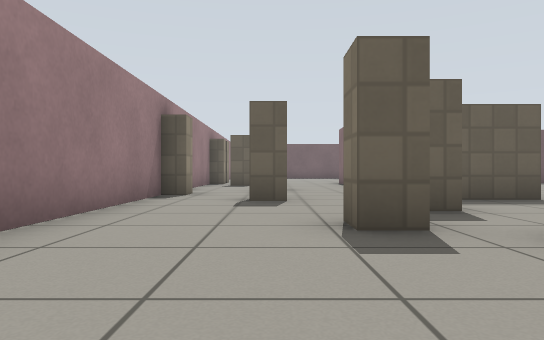
view 1 (above)

24 first-person views from a walk through a robot-simulator world made for Gazebo. The camera is 0.5 m above the floor, looks level and sees 70° across. The floor is counted in squares, 1 m on a side. Each view is taken from the middle of a square. On the plan, view 1 faces up. The plan holds only what a view shows up to about 9 squares ahead; the rest is blank. The place goes on beyond the plan. Simple patterns stand in for the simulator's built-in surfaces. Simple shapes stand in for some stock models.

view 2
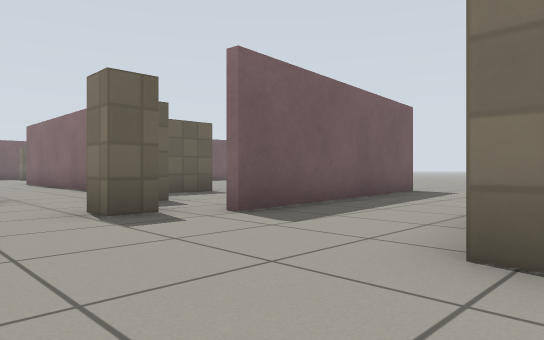

view 3
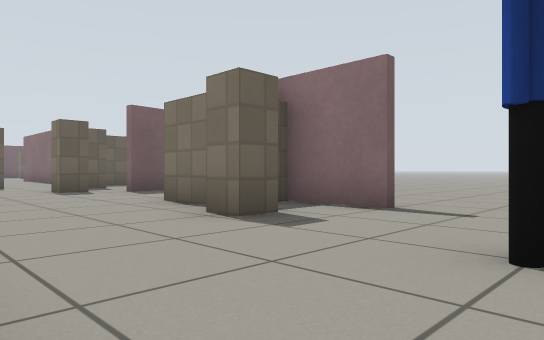

view 4
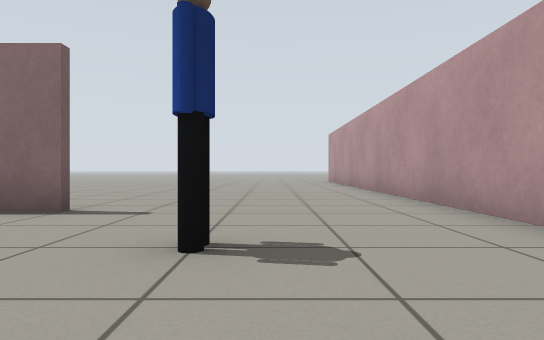

view 5
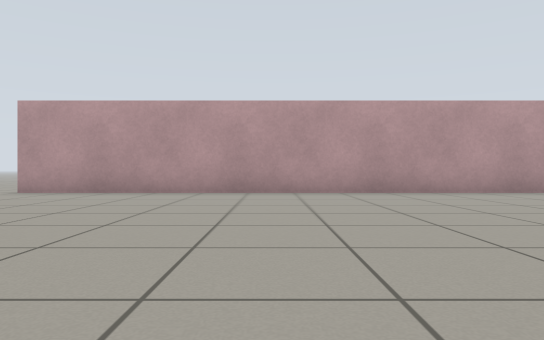

view 6
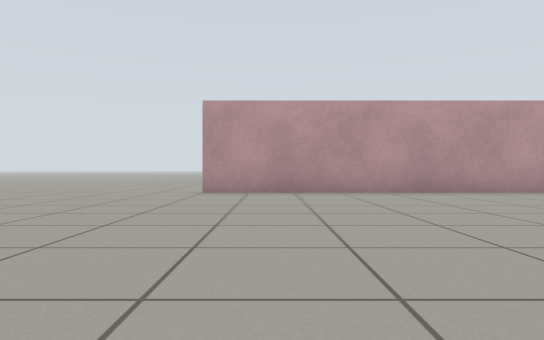

view 7
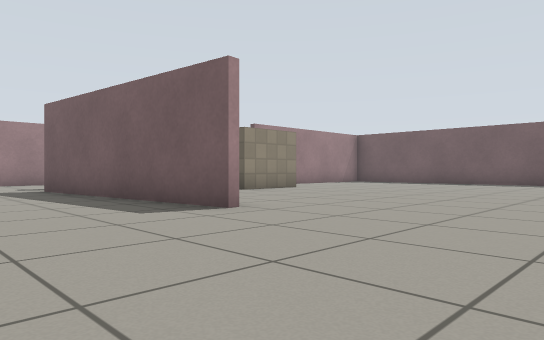

view 8
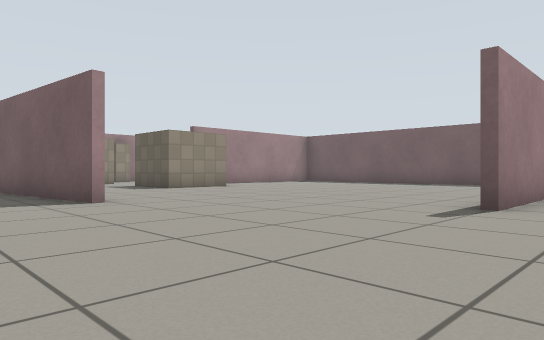

view 9
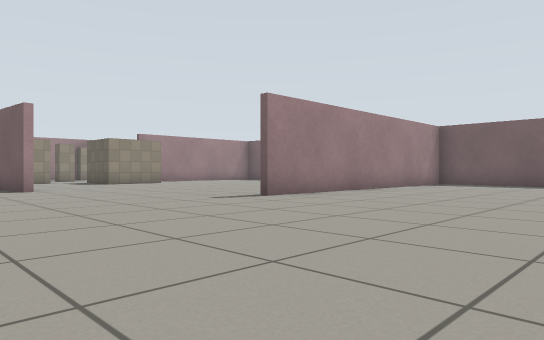

view 10
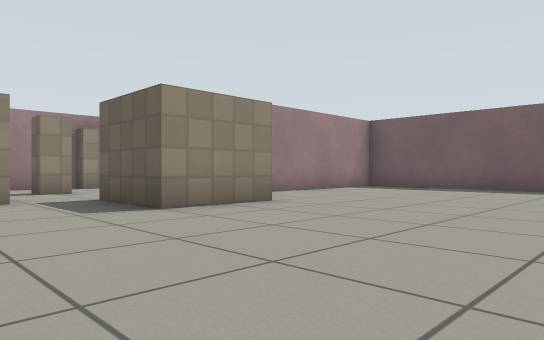

view 11
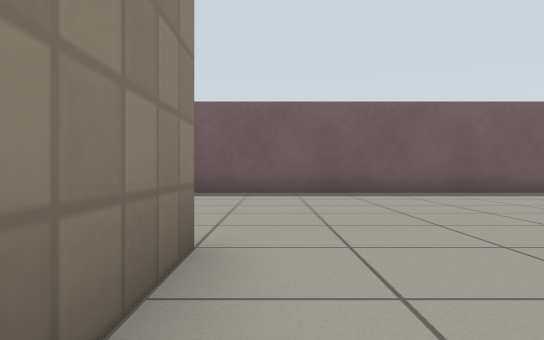

view 12
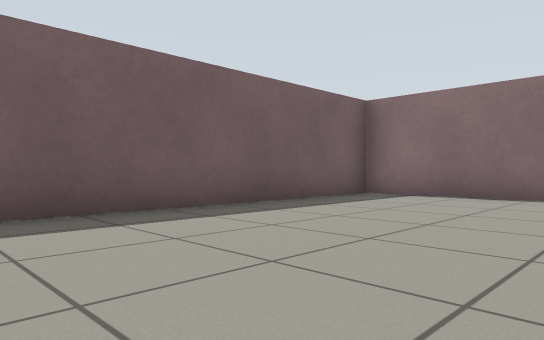

view 13
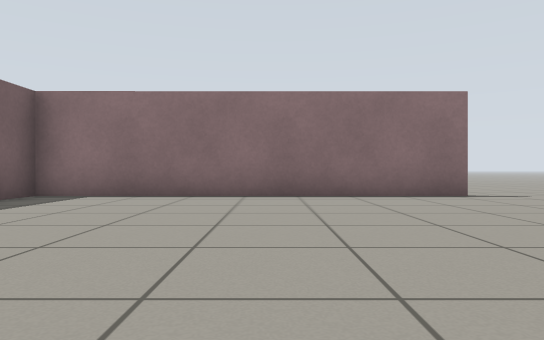

view 14
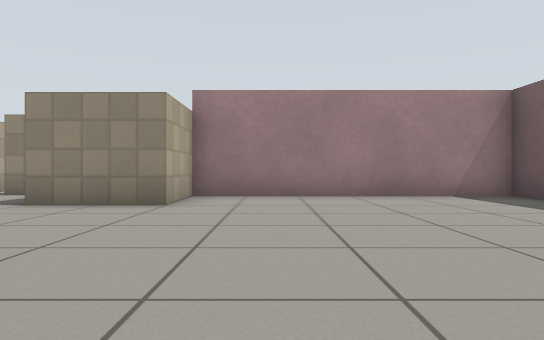

view 15
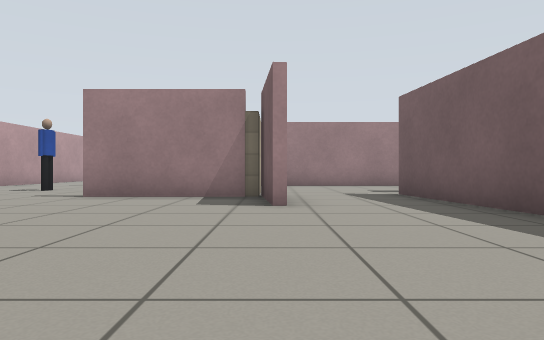

view 16
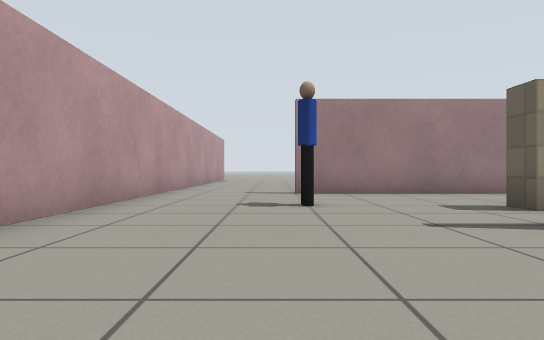

view 17
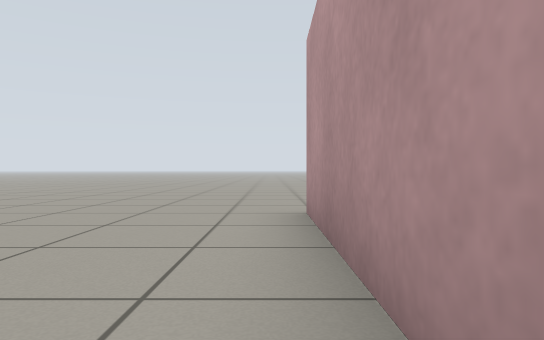

view 18
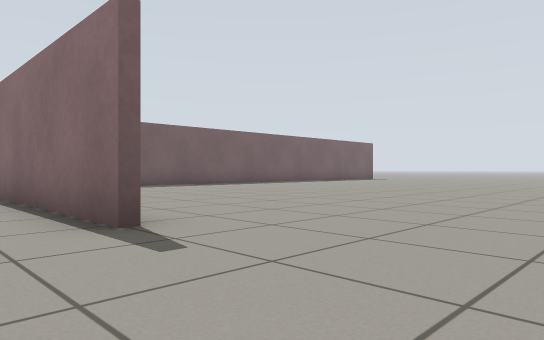

view 19
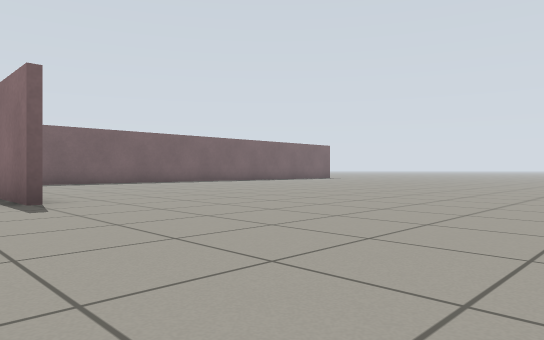

view 20
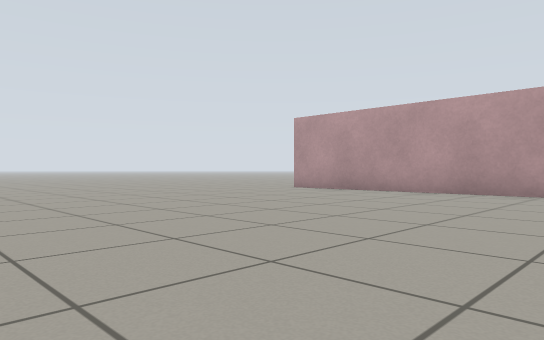

view 21
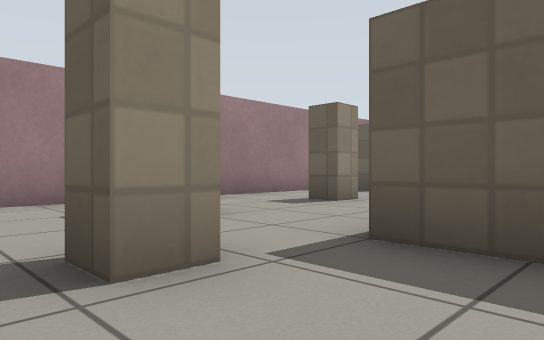

view 22
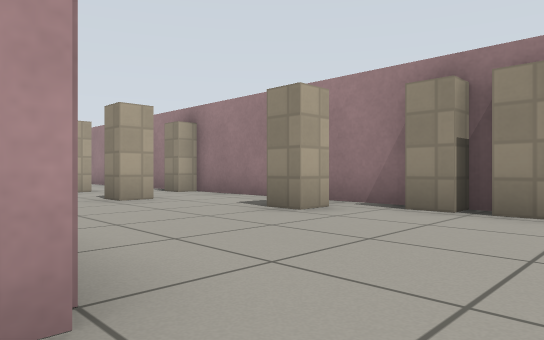

view 23
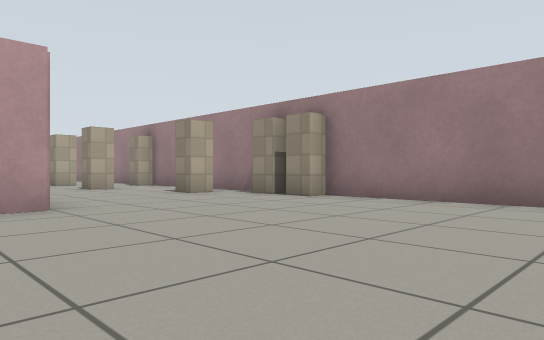

view 24
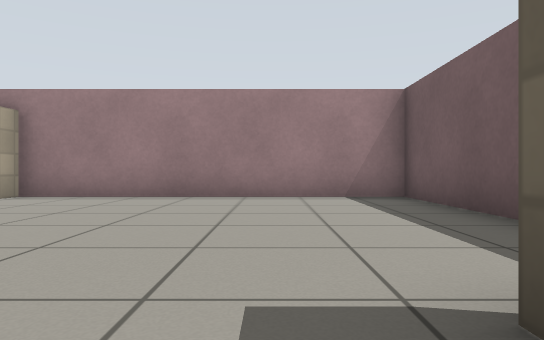

### Floor plan
Points are (right, up) in squares from view 1. A wall is a line through its corners. A room is listed if a view was taken in it or the views show most of it. See-through windows are left out.
Room 1 (view 1)
walls: (1.8, -0.2) (2.7, -0.2); (1.4, 3.2) (0.7, 3.2); (1.3, -1.5) (1.3, -0.2); (5.4, 2.9) (2, 2.6)
ways out: opening at (-0.5, -0.5) to room 2; opening at (-0.5, 3) to room 2; opening at (4.5, 1.5) to room 2; gap at (2, 3) to room 2
Room 2 (views 2, 5, 6, 7, 8, 9, 10, 11, 12, 13, 14, 15, 16, 17, 18, 19, 20, 21, 22, 23, 24)
walls: (8.1, 3.2) (5.4, 2.9); (12.4, 6.2) (12.4, 14.5) (2.7, 14.5) (2.7, 8.5) (4.5, 8.5) (4.5, 6.5) (2.5, 6.5); (12.6, 8.9) (12.6, 6.3); (2.3, 5.4) (2.3, 4.7) (1.6, 4.7); (4.5, 0) (2.7, -0.2) (2.7, -3.5); (0.7, 3.2) (0.7, 3.9); (2.6, -3.5) (2.6, -1.8); (1.4, -2.8) (0.7, -2.8) (0.7, -2.1); (-1.7, 8.3) (-1.7, 7.7); (-2.2, 7.7) (-2.2, 3.1); (2.5, 14.7) (3.1, 14.7); (-2.2, -1) (-2.2, -5.5); (-1.4, 12.8) (-0.7, 12.8) (-0.7, 12.1); (-2.2, 13.5) (-2.2, 8.3); (-1.7, 14.3) (-1.7, 13.6); (-1.7, 15.3) (-1.7, 14.6); (-0.5, -8.4) (14.5, -8.4); (1.2, 22.5) (-2.2, 22.5) (-2.2, 15.3)
ways out: opening at (-0.5, -0.5) to room 1; opening at (-0.5, 3) to room 1; opening at (4.5, 1.5) to room 1; gap at (2, 3) to room 1; opening at (-1.3, -7) to room 3
objects: person (0, -6) to (1, -6)
Room 3 (views 3, 4)
walls: (-3, -8.4) (-0.5, -8.4)
ways out: opening at (-1.3, -7) to room 2

Where each view was taken, in squares from view 1:
view 1: 0 up, 0 right, facing up
view 2: 1 down, 1 left, facing up-right
view 3: 6 down, 2 left, facing up-right
view 4: 6 down, 2 left, facing right
view 5: 0 up, 9 right, facing down
view 6: 0 up, 13 right, facing down
view 7: 0 up, 12 right, facing up-left
view 8: 1 up, 14 right, facing up-left
view 9: 1 up, 18 right, facing up-left
view 10: 4 up, 9 right, facing up-left
view 11: 6 up, 5 right, facing up
view 12: 10 up, 5 right, facing up-right
view 13: 10 up, 5 right, facing right
view 14: 10 up, 10 right, facing left
view 15: 0 up, 10 right, facing left
view 16: 6 down, 6 right, facing left
view 17: 8 down, 10 right, facing right
view 18: 3 up, 11 right, facing up-right
view 19: 0 up, 11 right, facing up-right
view 20: 0 up, 7 right, facing down-right
view 21: 4 up, 4 right, facing up-left
view 22: 16 up, 3 right, facing down-left
view 23: 20 up, 4 right, facing down-left
view 24: 20 up, 5 right, facing left
